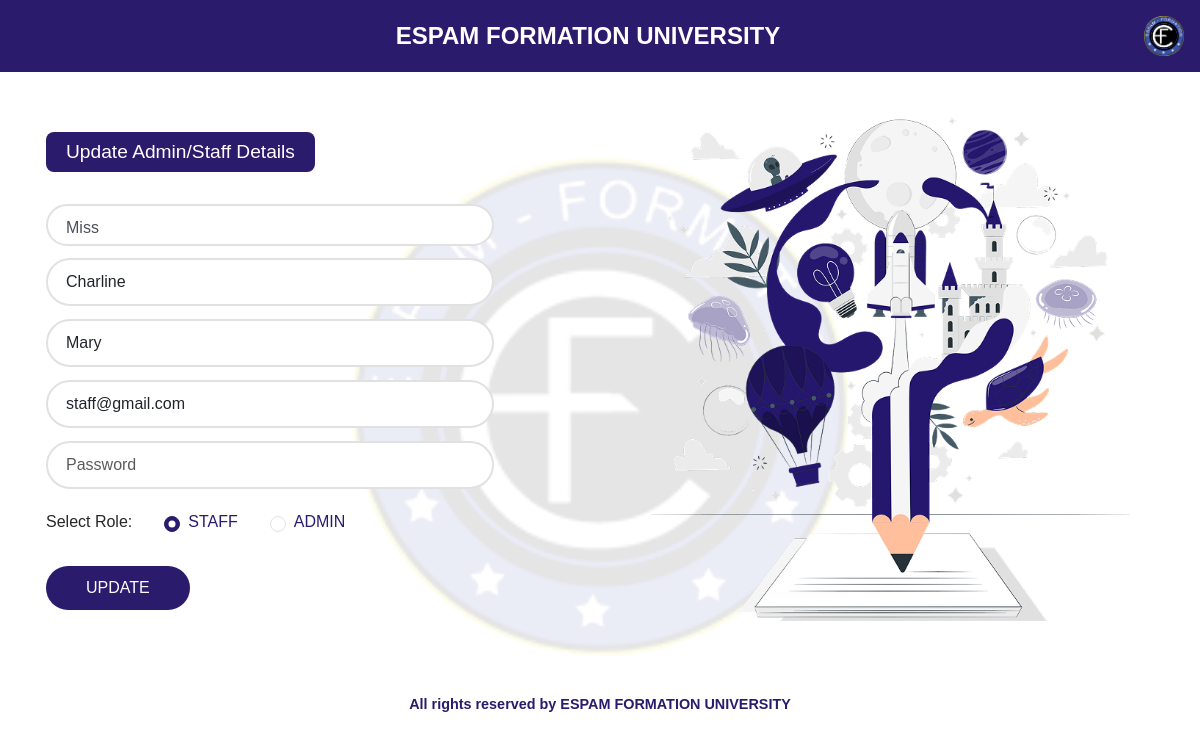
The page /modify_admin/8/ (signed in) on the database as committed earlier.
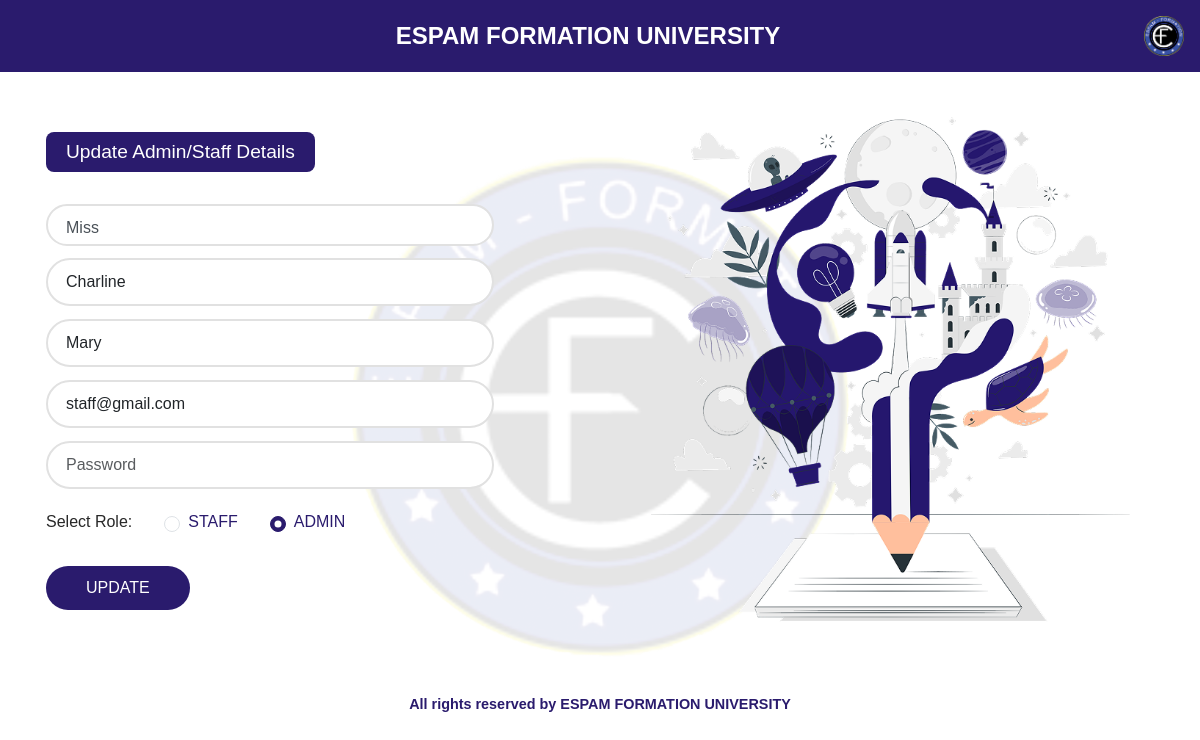
The same page on the database as committed later.
### student_profile/models.py (models this page shows, shortened)
class AdminStaff(AbstractUser):
    TITLE_CHOICES = [
        ('Mr', 'Mr'),
        ('Mrs', 'Mrs'),
        ('Miss', 'Miss'),
        ('Doctor', 'Doctor'),
        ('Amb', 'Ambassador'),
    ]
    ROLE_CHOICES = [
        ('admin', 'Admin'),
        ('staff', 'Staff'),
    ]
    username = None  # Disable the username field
    email = models.EmailField(unique=True)
    title = models.CharField(max_length=10, choices=TITLE_CHOICES)
    role = models.CharField(max_length=5, choices=ROLE_CHOICES)
    groups = models.ManyToManyField(
        'auth.Group',
        verbose_name='groups',
        blank=True,
        related_name='adminstaff_set',
        help_text='The groups this user belongs to.'
    )
    user_permissions = models.ManyToManyField(
        'auth.Permission',
        verbose_name='user permissions',
        blank=True,
        related_name='adminstaff_set',
        help_text='Specific permissions for this user.'
    )
    objects = AdminStaffManager()
    USERNAME_FIELD = 'email'
    REQUIRED_FIELDS = ['title', 'role']
    class Meta:
        swappable = 'AUTH_USER_MODEL'

### student_profile/views.py (the view)
    def wrap(request, *args, **kwargs):
        if request.user.is_authenticated and request.user.role == 'admin':
            return view_func(request, *args, **kwargs)
        else:
            messages.error(request, "You must be logged in as an admin to access this page.")
            return redirect('login')

### student_profile/views.py (called while the page is built, shortened)
def admin_required(view_func):
    def wrap(request, *args, **kwargs):
        if request.user.is_authenticated and request.user.role == 'admin':
            return view_func(request, *args, **kwargs)
        else:
            messages.error(request, "You must be logged in as an admin to access this page.")
            return redirect('login')
    return wrap

@login_required
@admin_required
def modify_admin(request, id):
    admin_or_staff = get_object_or_404(AdminStaff, id=id)
    context = {
        'admin_or_staff': admin_or_staff,
    }
    return render(request, 'modify-admin.html', context)

### templates/modify-admin.html (shortened to what this page needs)
{% load static %}
<!DOCTYPE html>
<html lang="en">
<head>
    <link href="https://cdn.jsdelivr.net/npm/bootstrap@5.3.0/dist/css/bootstrap.min.css" rel="stylesheet">
    <link href="https://cdn.lineicons.com/4.0/lineicons.css" rel="stylesheet" />
    <link rel="stylesheet" href="https://cdnjs.cloudflare.com/ajax/libs/animate.css/4.1.1/animate.min.css">
    <link rel="stylesheet" type="text/css" href="{% static 'css/style.css' %}">
</head>
<body>
    <nav class="dashboard-nav">
        <div class="dashboard-container">
            <button class="back-btn" onclick="window.location.href='{% url 'view_admin' %}'">
            </button>
            <h1 class="dashboard-title">ESPAM FORMATION UNIVERSITY</h1>
            <img src="{% static 'images/Espam Logo.png' %}" alt="ESPAM Logo" class="nav-logo" />
        </div>
    </nav>
    <div class="main-content container">
        <div class="content-wrapper">
            <div class="row justify-content-between align-items-center mb-5">
                <div class="col-md-5">
                    <div class="login-form-container">
                        <h2 class="login-title">Update Admin/Staff Details</h2>
                        <form method="POST" action="{% url 'modify_admin' id=admin_or_staff.id %}">
                            <div class="form-group">
                                <select class="form-control" name="title" required>
                                    <option value="{{ admin_or_staff.title }}" selected>{{ admin_or_staff.title }}</option>
                                </select>
                            </div>
                            <div class="form-group">
                                <input type="text" class="form-control" placeholder="First Name" name="first_name" value="{{ admin_or_staff.first_name }}" required>
                            </div>
                            <div class="form-group">
                                <input type="text" class="form-control" placeholder="Last Name" name="last_name" value="{{ admin_or_staff.last_name }}" required>
                            </div>
                            <div class="form-group">
                                <input type="email" class="form-control" placeholder="Email" name="email" value="{{ admin_or_staff.email }}" required>
                            </div>
                            <div class="form-group">
                                <input type="password" class="form-control" placeholder="Password" name="password">
                            </div>
                            <div class="role-selection">
                                <span class="role-label">Select Role:</span>
                                <div class="form-check">
                                    <input class="form-check-input" type="radio" name="role" value="staff" id="staffRole" {% if admin_or_staff.role == 'staff' %}checked{% endif %} required>
                                    <label class="form-check-label" for="staffRole">STAFF</label>
                                </div>
                                <div class="form-check">
                                    <input class="form-check-input" type="radio" name="role" value="admin" id="adminRole" {% if admin_or_staff.role == 'admin' %}checked{% endif %} required>
                                    <label class="form-check-label" for="adminRole">ADMIN</label>
                                </div>
                            </div>
                            <button type="submit" class="login-btn"> UPDATE</button>
                        </form>
                    </div>
                </div>
                <div class="col-md-6">
                    <div class="network-image">
                        <img src="{% static 'images/addadmin.png' %}" alt="Upload Image" class="img-fluid">
                    </div>
                </div>
            </div>
        </div>
        <p class="copyright text-center">All rights reserved by ESPAM FORMATION UNIVERSITY</p>
    </div>
</body>
</html>

Rows that differ between the two databases and show on the page:
changed AdminStaff "Miss": role "☑ STAFF" → "☐ STAFF"; role "☐ ADMIN" → "☑ ADMIN"
